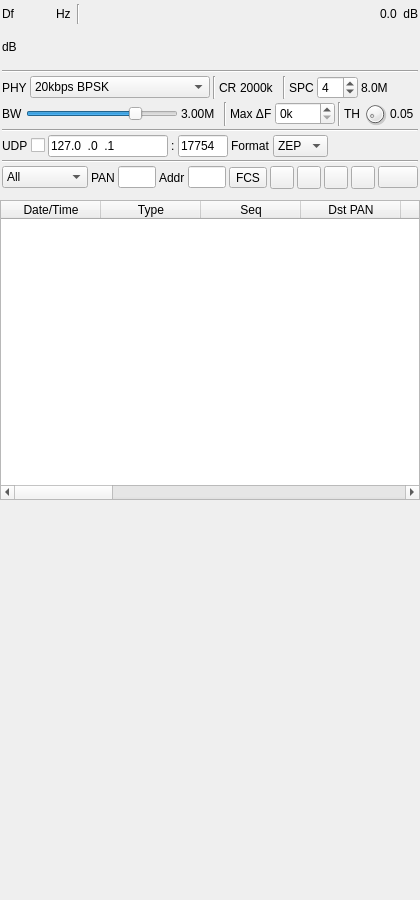
<?xml version="1.0" encoding="UTF-8"?>
<ui version="4.0">
 <class>IEEE_802_15_4_DemodGUI</class>
 <widget class="RollupContents" name="IEEE_802_15_4_DemodGUI">
  <property name="geometry">
   <rect>
    <x>0</x>
    <y>0</y>
    <width>420</width>
    <height>900</height>
   </rect>
  </property>
  <property name="sizePolicy">
   <sizepolicy hsizetype="Expanding" vsizetype="Expanding">
    <horstretch>0</horstretch>
    <verstretch>0</verstretch>
   </sizepolicy>
  </property>
  <property name="minimumSize">
   <size>
    <width>400</width>
    <height>0</height>
   </size>
  </property>
  <property name="font">
   <font>
    <family>Liberation Sans</family>
    <pointsize>9</pointsize>
   </font>
  </property>
  <property name="focusPolicy">
   <enum>Qt::FocusPolicy::StrongFocus</enum>
  </property>
  <property name="windowTitle">
   <string>802.15.4 Demodulator</string>
  </property>
  <widget class="QWidget" name="settingsContainer" native="true">
   <property name="geometry">
    <rect>
     <x>0</x>
     <y>0</y>
     <width>420</width>
     <height>191</height>
    </rect>
   </property>
   <property name="minimumSize">
    <size>
     <width>400</width>
     <height>0</height>
    </size>
   </property>
   <property name="windowTitle">
    <string>Settings</string>
   </property>
   <layout class="QVBoxLayout" name="verticalLayout">
    <property name="spacing">
     <number>3</number>
    </property>
    <property name="leftMargin">
     <number>2</number>
    </property>
    <property name="topMargin">
     <number>2</number>
    </property>
    <property name="rightMargin">
     <number>2</number>
    </property>
    <property name="bottomMargin">
     <number>2</number>
    </property>
    <item>
     <layout class="QHBoxLayout" name="powLayout">
      <property name="topMargin">
       <number>2</number>
      </property>
      <item>
       <widget class="QLabel" name="deltaFrequencyLabel">
        <property name="minimumSize">
         <size>
          <width>16</width>
          <height>0</height>
         </size>
        </property>
        <property name="text">
         <string>Df</string>
        </property>
       </widget>
      </item>
      <item>
       <widget class="ValueDialZ" name="deltaFrequency" native="true">
        <property name="sizePolicy">
         <sizepolicy hsizetype="Maximum" vsizetype="Maximum">
          <horstretch>0</horstretch>
          <verstretch>0</verstretch>
         </sizepolicy>
        </property>
        <property name="minimumSize">
         <size>
          <width>32</width>
          <height>16</height>
         </size>
        </property>
        <property name="font">
         <font>
          <family>Liberation Mono</family>
          <pointsize>12</pointsize>
         </font>
        </property>
        <property name="cursor">
         <cursorShape>PointingHandCursor</cursorShape>
        </property>
        <property name="focusPolicy">
         <enum>Qt::FocusPolicy::StrongFocus</enum>
        </property>
        <property name="toolTip">
         <string>Demod shift frequency from center in Hz</string>
        </property>
       </widget>
      </item>
      <item>
       <widget class="QLabel" name="deltaUnits">
        <property name="text">
         <string>Hz </string>
        </property>
       </widget>
      </item>
      <item>
       <widget class="Line" name="line">
        <property name="orientation">
         <enum>Qt::Orientation::Vertical</enum>
        </property>
       </widget>
      </item>
      <item>
       <spacer name="horizontalSpacer">
        <property name="orientation">
         <enum>Qt::Orientation::Horizontal</enum>
        </property>
        <property name="sizeHint" stdset="0">
         <size>
          <width>40</width>
          <height>20</height>
         </size>
        </property>
       </spacer>
      </item>
      <item>
       <widget class="QLabel" name="channelPower">
        <property name="toolTip">
         <string>Channel power</string>
        </property>
        <property name="text">
         <string>0.0</string>
        </property>
       </widget>
      </item>
      <item>
       <widget class="QLabel" name="channelPowerUnits">
        <property name="text">
         <string> dB</string>
        </property>
       </widget>
      </item>
     </layout>
    </item>
    <item>
     <layout class="QHBoxLayout" name="powerLayout">
      <item>
       <widget class="QLabel" name="channelPowerMeterUnits">
        <property name="text">
         <string>dB</string>
        </property>
       </widget>
      </item>
      <item>
       <widget class="LevelMeterSignalDB" name="channelPowerMeter" native="true">
        <property name="sizePolicy">
         <sizepolicy hsizetype="Expanding" vsizetype="MinimumExpanding">
          <horstretch>0</horstretch>
          <verstretch>0</verstretch>
         </sizepolicy>
        </property>
        <property name="minimumSize">
         <size>
          <width>0</width>
          <height>24</height>
         </size>
        </property>
        <property name="font">
         <font>
          <family>Liberation Mono</family>
          <pointsize>8</pointsize>
         </font>
        </property>
        <property name="toolTip">
         <string>Level meter (dB) top trace: average, bottom trace: instantaneous peak, tip: peak hold</string>
        </property>
       </widget>
      </item>
     </layout>
    </item>
    <item>
     <widget class="Line" name="line_5">
      <property name="orientation">
       <enum>Qt::Orientation::Horizontal</enum>
      </property>
     </widget>
    </item>
    <item>
     <layout class="QHBoxLayout" name="phyLayout">
      <item>
       <widget class="QLabel" name="phyLabel">
        <property name="text">
         <string>PHY</string>
        </property>
       </widget>
      </item>
      <item>
       <widget class="QComboBox" name="phy">
        <property name="minimumSize">
         <size>
          <width>170</width>
          <height>0</height>
         </size>
        </property>
        <property name="toolTip">
         <string>PHY bit rate and modulation</string>
        </property>
        <item>
         <property name="text">
          <string>20kbps BPSK</string>
         </property>
        </item>
        <item>
         <property name="text">
          <string>40kbps BPSK</string>
         </property>
        </item>
        <item>
         <property name="text">
          <string>100kbps &lt;1GHz O-QPSK</string>
         </property>
        </item>
        <item>
         <property name="text">
          <string>250kbps &lt;1GHz O-QPSK (Sine)</string>
         </property>
        </item>
        <item>
         <property name="text">
          <string>250kbps &lt;1GHz O-QPSK (RC)</string>
         </property>
        </item>
        <item>
         <property name="text">
          <string>250kbps &gt;2GHz O-QPSK</string>
         </property>
        </item>
       </widget>
      </item>
      <item>
       <widget class="Line" name="line_2">
        <property name="orientation">
         <enum>Qt::Orientation::Vertical</enum>
        </property>
       </widget>
      </item>
      <item>
       <widget class="QLabel" name="chipRateLabel">
        <property name="text">
         <string>CR</string>
        </property>
       </widget>
      </item>
      <item>
       <widget class="QLabel" name="chipRate">
        <property name="minimumSize">
         <size>
          <width>40</width>
          <height>0</height>
         </size>
        </property>
        <property name="toolTip">
         <string>Chip rate</string>
        </property>
        <property name="text">
         <string>2000k</string>
        </property>
       </widget>
      </item>
      <item>
       <widget class="Line" name="line_3">
        <property name="orientation">
         <enum>Qt::Orientation::Vertical</enum>
        </property>
       </widget>
      </item>
      <item>
       <widget class="QLabel" name="samplesPerChipLabel">
        <property name="text">
         <string>SPC</string>
        </property>
       </widget>
      </item>
      <item>
       <widget class="QSpinBox" name="samplesPerChip">
        <property name="toolTip">
         <string>Samples per chip. The channel sample rate is this multiplied by the chip rate</string>
        </property>
        <property name="minimum">
         <number>2</number>
        </property>
        <property name="maximum">
         <number>16</number>
        </property>
        <property name="value">
         <number>4</number>
        </property>
       </widget>
      </item>
      <item>
       <widget class="QLabel" name="sampleRate">
        <property name="minimumSize">
         <size>
          <width>40</width>
          <height>0</height>
         </size>
        </property>
        <property name="toolTip">
         <string>Channel sample rate</string>
        </property>
        <property name="text">
         <string>8.0M</string>
        </property>
       </widget>
      </item>
      <item>
       <spacer name="horizontalSpacer_2">
        <property name="orientation">
         <enum>Qt::Orientation::Horizontal</enum>
        </property>
        <property name="sizeHint" stdset="0">
         <size>
          <width>40</width>
          <height>20</height>
         </size>
        </property>
       </spacer>
      </item>
     </layout>
    </item>
    <item>
     <layout class="QHBoxLayout" name="rxSettingsLayout">
      <item>
       <widget class="QLabel" name="rfBWLabel">
        <property name="text">
         <string>BW</string>
        </property>
       </widget>
      </item>
      <item>
       <widget class="QSlider" name="rfBW">
        <property name="sizePolicy">
         <sizepolicy hsizetype="Expanding" vsizetype="Minimum">
          <horstretch>0</horstretch>
          <verstretch>0</verstretch>
         </sizepolicy>
        </property>
        <property name="toolTip">
         <string>RF bandwidth of the channel filter</string>
        </property>
        <property name="minimum">
         <number>10</number>
        </property>
        <property name="maximum">
         <number>400</number>
        </property>
        <property name="pageStep">
         <number>1</number>
        </property>
        <property name="value">
         <number>300</number>
        </property>
        <property name="orientation">
         <enum>Qt::Orientation::Horizontal</enum>
        </property>
       </widget>
      </item>
      <item>
       <widget class="QLabel" name="rfBWText">
        <property name="minimumSize">
         <size>
          <width>40</width>
          <height>0</height>
         </size>
        </property>
        <property name="text">
         <string>3.00M</string>
        </property>
       </widget>
      </item>
      <item>
       <widget class="Line" name="line_4">
        <property name="orientation">
         <enum>Qt::Orientation::Vertical</enum>
        </property>
       </widget>
      </item>
      <item>
       <widget class="QLabel" name="maxFrequencyOffsetLabel">
        <property name="text">
         <string>Max ΔF</string>
        </property>
       </widget>
      </item>
      <item>
       <widget class="QSpinBox" name="maxFrequencyOffset">
        <property name="toolTip">
         <string>Maximum carrier frequency offset to search for during acquisition, in kHz</string>
        </property>
        <property name="suffix">
         <string>k</string>
        </property>
        <property name="minimum">
         <number>0</number>
        </property>
        <property name="maximum">
         <number>1000</number>
        </property>
       </widget>
      </item>
      <item>
       <widget class="Line" name="line_6">
        <property name="orientation">
         <enum>Qt::Orientation::Vertical</enum>
        </property>
       </widget>
      </item>
      <item>
       <widget class="QLabel" name="thresholdLabel">
        <property name="text">
         <string>TH</string>
        </property>
       </widget>
      </item>
      <item>
       <widget class="QDial" name="threshold">
        <property name="maximumSize">
         <size>
          <width>24</width>
          <height>24</height>
         </size>
        </property>
        <property name="toolTip">
         <string>Preamble detection threshold. Lower values detect weaker signals, at the cost of more CPU spent on false detections</string>
        </property>
        <property name="minimum">
         <number>1</number>
        </property>
        <property name="maximum">
         <number>50</number>
        </property>
        <property name="pageStep">
         <number>5</number>
        </property>
        <property name="value">
         <number>5</number>
        </property>
       </widget>
      </item>
      <item>
       <widget class="QLabel" name="thresholdText">
        <property name="minimumSize">
         <size>
          <width>28</width>
          <height>0</height>
         </size>
        </property>
        <property name="text">
         <string>0.05</string>
        </property>
       </widget>
      </item>
     </layout>
    </item>
    <item>
     <widget class="Line" name="line_7">
      <property name="orientation">
       <enum>Qt::Orientation::Horizontal</enum>
      </property>
     </widget>
    </item>
    <item>
     <layout class="QHBoxLayout" name="udpLayout">
      <item>
       <widget class="QLabel" name="udpEnabledLabel">
        <property name="text">
         <string>UDP</string>
        </property>
       </widget>
      </item>
      <item>
       <widget class="QCheckBox" name="udpEnabled">
        <property name="toolTip">
         <string>Forward received frames via UDP</string>
        </property>
        <property name="layoutDirection">
         <enum>Qt::LayoutDirection::RightToLeft</enum>
        </property>
        <property name="text">
         <string/>
        </property>
       </widget>
      </item>
      <item>
       <widget class="QLineEdit" name="udpAddress">
        <property name="minimumSize">
         <size>
          <width>120</width>
          <height>0</height>
         </size>
        </property>
        <property name="focusPolicy">
         <enum>Qt::FocusPolicy::ClickFocus</enum>
        </property>
        <property name="toolTip">
         <string>Destination UDP address</string>
        </property>
        <property name="inputMask">
         <string>000.000.000.000</string>
        </property>
        <property name="text">
         <string>127.0.0.1</string>
        </property>
       </widget>
      </item>
      <item>
       <widget class="QLabel" name="udpSeparator">
        <property name="text">
         <string>:</string>
        </property>
       </widget>
      </item>
      <item>
       <widget class="QLineEdit" name="udpPort">
        <property name="minimumSize">
         <size>
          <width>50</width>
          <height>0</height>
         </size>
        </property>
        <property name="maximumSize">
         <size>
          <width>50</width>
          <height>16777215</height>
         </size>
        </property>
        <property name="focusPolicy">
         <enum>Qt::FocusPolicy::ClickFocus</enum>
        </property>
        <property name="toolTip">
         <string>Destination UDP port. Wireshark decodes ZEP on port 17754</string>
        </property>
        <property name="inputMask">
         <string>00000</string>
        </property>
        <property name="text">
         <string>17754</string>
        </property>
       </widget>
      </item>
      <item>
       <widget class="QLabel" name="udpFormatLabel">
        <property name="text">
         <string>Format</string>
        </property>
       </widget>
      </item>
      <item>
       <widget class="QComboBox" name="udpFormat">
        <property name="toolTip">
         <string>Format used to forward frames: ZEP (ZigBee Encapsulation Protocol, which Wireshark decodes) or raw MAC frame</string>
        </property>
        <item>
         <property name="text">
          <string>ZEP</string>
         </property>
        </item>
        <item>
         <property name="text">
          <string>Raw</string>
         </property>
        </item>
       </widget>
      </item>
      <item>
       <spacer name="horizontalSpacer_4">
        <property name="orientation">
         <enum>Qt::Orientation::Horizontal</enum>
        </property>
        <property name="sizeHint" stdset="0">
         <size>
          <width>40</width>
          <height>20</height>
         </size>
        </property>
       </spacer>
      </item>
     </layout>
    </item>
    <item>
     <widget class="Line" name="line_8">
      <property name="orientation">
       <enum>Qt::Orientation::Horizontal</enum>
      </property>
     </widget>
    </item>
    <item>
     <layout class="QHBoxLayout" name="filterLayout">
      <item>
       <widget class="QComboBox" name="filterFrameType">
        <property name="toolTip">
         <string>Display only frames of this type</string>
        </property>
        <item>
         <property name="text">
          <string>All</string>
         </property>
        </item>
        <item>
         <property name="text">
          <string>Beacon</string>
         </property>
        </item>
        <item>
         <property name="text">
          <string>Data</string>
         </property>
        </item>
        <item>
         <property name="text">
          <string>Ack</string>
         </property>
        </item>
        <item>
         <property name="text">
          <string>Command</string>
         </property>
        </item>
        <item>
         <property name="text">
          <string>Other</string>
         </property>
        </item>
       </widget>
      </item>
      <item>
       <widget class="QLabel" name="filterPANIDLabel">
        <property name="text">
         <string>PAN</string>
        </property>
       </widget>
      </item>
      <item>
       <widget class="QLineEdit" name="filterPANID">
        <property name="toolTip">
         <string>Display only frames where a PAN ID matches the specified regular expression (E.g. 0x1a62)</string>
        </property>
       </widget>
      </item>
      <item>
       <widget class="QLabel" name="filterAddressLabel">
        <property name="text">
         <string>Addr</string>
        </property>
       </widget>
      </item>
      <item>
       <widget class="QLineEdit" name="filterAddress">
        <property name="toolTip">
         <string>Display only frames where the source or destination address matches the specified regular expression</string>
        </property>
       </widget>
      </item>
      <item>
       <widget class="ButtonSwitch" name="showBadFCS">
        <property name="toolTip">
         <string>Show frames with invalid FCS</string>
        </property>
        <property name="text">
         <string>FCS</string>
        </property>
        <property name="checkable">
         <bool>true</bool>
        </property>
       </widget>
      </item>
      <item>
       <widget class="ButtonSwitch" name="useFileTime">
        <property name="toolTip">
         <string>Check to use date and time from input file. Uncheck to use date and time from clock.</string>
        </property>
        <property name="text">
         <string/>
        </property>
        <property name="icon">
         <iconset resource="../../../sdrgui/resources/res.qrc">
          <normaloff>:/clockcurrent.png</normaloff>
          <normalon>:/clockfile.png</normalon>:/clockcurrent.png</iconset>
        </property>
       </widget>
      </item>
      <item>
       <widget class="ButtonSwitch" name="logEnable">
        <property name="toolTip">
         <string>Start/stop logging of received frames to .csv or .pcap file</string>
        </property>
        <property name="text">
         <string/>
        </property>
        <property name="icon">
         <iconset resource="../../../sdrgui/resources/res.qrc">
          <normaloff>:/record_off.png</normaloff>:/record_off.png</iconset>
        </property>
       </widget>
      </item>
      <item>
       <widget class="QToolButton" name="logFilename">
        <property name="toolTip">
         <string>Set log filename. Use .pcap extension to log in PCAP format for Wireshark, otherwise .csv format is used</string>
        </property>
        <property name="text">
         <string/>
        </property>
        <property name="icon">
         <iconset resource="../../../sdrgui/resources/res.qrc">
          <normaloff>:/save.png</normaloff>:/save.png</iconset>
        </property>
        <property name="checkable">
         <bool>false</bool>
        </property>
       </widget>
      </item>
      <item>
       <widget class="QToolButton" name="logOpen">
        <property name="toolTip">
         <string>Read frames from .csv log file</string>
        </property>
        <property name="text">
         <string/>
        </property>
        <property name="icon">
         <iconset resource="../../../sdrgui/resources/res.qrc">
          <normaloff>:/load.png</normaloff>:/load.png</iconset>
        </property>
        <property name="checkable">
         <bool>false</bool>
        </property>
       </widget>
      </item>
      <item>
       <widget class="QPushButton" name="clearTable">
        <property name="toolTip">
         <string>Clear frames from table</string>
        </property>
        <property name="text">
         <string/>
        </property>
        <property name="icon">
         <iconset resource="../../../sdrgui/resources/res.qrc">
          <normaloff>:/bin.png</normaloff>:/bin.png</iconset>
        </property>
       </widget>
      </item>
     </layout>
    </item>
   </layout>
  </widget>
  <widget class="QWidget" name="framesContainer" native="true">
   <property name="geometry">
    <rect>
     <x>0</x>
     <y>200</y>
     <width>420</width>
     <height>300</height>
    </rect>
   </property>
   <property name="sizePolicy">
    <sizepolicy hsizetype="Expanding" vsizetype="Expanding">
     <horstretch>0</horstretch>
     <verstretch>0</verstretch>
    </sizepolicy>
   </property>
   <property name="windowTitle">
    <string>Received Frames</string>
   </property>
   <layout class="QVBoxLayout" name="framesLayout">
    <property name="spacing">
     <number>2</number>
    </property>
    <property name="leftMargin">
     <number>0</number>
    </property>
    <property name="topMargin">
     <number>0</number>
    </property>
    <property name="rightMargin">
     <number>0</number>
    </property>
    <property name="bottomMargin">
     <number>0</number>
    </property>
    <item>
     <widget class="QTableWidget" name="frames">
      <property name="toolTip">
       <string>Received frames</string>
      </property>
      <property name="editTriggers">
       <set>QAbstractItemView::EditTrigger::NoEditTriggers</set>
      </property>
      <column>
       <property name="text">
        <string>Date/Time</string>
       </property>
       <property name="toolTip">
        <string>Date and time frame was received</string>
       </property>
      </column>
      <column>
       <property name="text">
        <string>Type</string>
       </property>
       <property name="toolTip">
        <string>MAC frame type</string>
       </property>
      </column>
      <column>
       <property name="text">
        <string>Seq</string>
       </property>
       <property name="toolTip">
        <string>Sequence number</string>
       </property>
      </column>
      <column>
       <property name="text">
        <string>Dst PAN</string>
       </property>
       <property name="toolTip">
        <string>Destination PAN ID</string>
       </property>
      </column>
      <column>
       <property name="text">
        <string>Dst Addr</string>
       </property>
       <property name="toolTip">
        <string>Destination address</string>
       </property>
      </column>
      <column>
       <property name="text">
        <string>Src PAN</string>
       </property>
       <property name="toolTip">
        <string>Source PAN ID</string>
       </property>
      </column>
      <column>
       <property name="text">
        <string>Src Addr</string>
       </property>
       <property name="toolTip">
        <string>Source address</string>
       </property>
      </column>
      <column>
       <property name="text">
        <string>Info</string>
       </property>
       <property name="toolTip">
        <string>Command, security and information elements</string>
       </property>
      </column>
      <column>
       <property name="text">
        <string>Len</string>
       </property>
       <property name="toolTip">
        <string>PSDU length in bytes, including FCS</string>
       </property>
      </column>
      <column>
       <property name="text">
        <string>Payload</string>
       </property>
       <property name="toolTip">
        <string>MAC payload as hex</string>
       </property>
      </column>
      <column>
       <property name="text">
        <string>PSDU</string>
       </property>
       <property name="toolTip">
        <string>Complete MAC frame (PSDU), including FCS, as hex</string>
       </property>
      </column>
      <column>
       <property name="text">
        <string>FCS</string>
       </property>
       <property name="toolTip">
        <string>Whether the frame check sequence is valid</string>
       </property>
      </column>
      <column>
       <property name="text">
        <string>Power</string>
       </property>
       <property name="toolTip">
        <string>Received power during the frame in dB</string>
       </property>
      </column>
      <column>
       <property name="text">
        <string>SNR</string>
       </property>
       <property name="toolTip">
        <string>Estimated symbol signal to noise ratio (Es/N0) in dB, after despreading</string>
       </property>
      </column>
      <column>
       <property name="text">
        <string>LQI</string>
       </property>
       <property name="toolTip">
        <string>Link quality indicator: mean normalised correlation of symbols, from 0 to 1</string>
       </property>
      </column>
      <column>
       <property name="text">
        <string>ΔF</string>
       </property>
       <property name="toolTip">
        <string>Estimated carrier frequency offset in Hz</string>
       </property>
      </column>
     </widget>
    </item>
   </layout>
  </widget>
  <widget class="QWidget" name="scopeContainer" native="true">
   <property name="geometry">
    <rect>
     <x>0</x>
     <y>510</y>
     <width>716</width>
     <height>341</height>
    </rect>
   </property>
   <property name="minimumSize">
    <size>
     <width>714</width>
     <height>0</height>
    </size>
   </property>
   <property name="windowTitle">
    <string>Waveforms</string>
   </property>
   <layout class="QVBoxLayout" name="scopeLayout">
    <property name="spacing">
     <number>2</number>
    </property>
    <property name="leftMargin">
     <number>3</number>
    </property>
    <property name="topMargin">
     <number>3</number>
    </property>
    <property name="rightMargin">
     <number>3</number>
    </property>
    <property name="bottomMargin">
     <number>3</number>
    </property>
    <item>
     <widget class="GLScope" name="glScope" native="true">
      <property name="minimumSize">
       <size>
        <width>200</width>
        <height>250</height>
       </size>
      </property>
      <property name="font">
       <font>
        <family>Liberation Mono</family>
        <pointsize>8</pointsize>
       </font>
      </property>
     </widget>
    </item>
    <item>
     <widget class="GLScopeGUI" name="scopeGUI" native="true"/>
    </item>
   </layout>
  </widget>
 </widget>
 <customwidgets>
  <customwidget>
   <class>RollupContents</class>
   <extends>QWidget</extends>
   <header>gui/rollupcontents.h</header>
   <container>1</container>
  </customwidget>
  <customwidget>
   <class>ValueDialZ</class>
   <extends>QWidget</extends>
   <header>gui/valuedialz.h</header>
   <container>1</container>
  </customwidget>
  <customwidget>
   <class>LevelMeterSignalDB</class>
   <extends>QWidget</extends>
   <header>gui/levelmeter.h</header>
   <container>1</container>
  </customwidget>
  <customwidget>
   <class>ButtonSwitch</class>
   <extends>QToolButton</extends>
   <header>gui/buttonswitch.h</header>
  </customwidget>
  <customwidget>
   <class>GLScope</class>
   <extends>QWidget</extends>
   <header>gui/glscope.h</header>
   <container>1</container>
  </customwidget>
  <customwidget>
   <class>GLScopeGUI</class>
   <extends>QWidget</extends>
   <header>gui/glscopegui.h</header>
   <container>1</container>
  </customwidget>
 </customwidgets>
 <resources>
  <include location="../../../sdrgui/resources/res.qrc"/>
 </resources>
 <connections/>
</ui>
